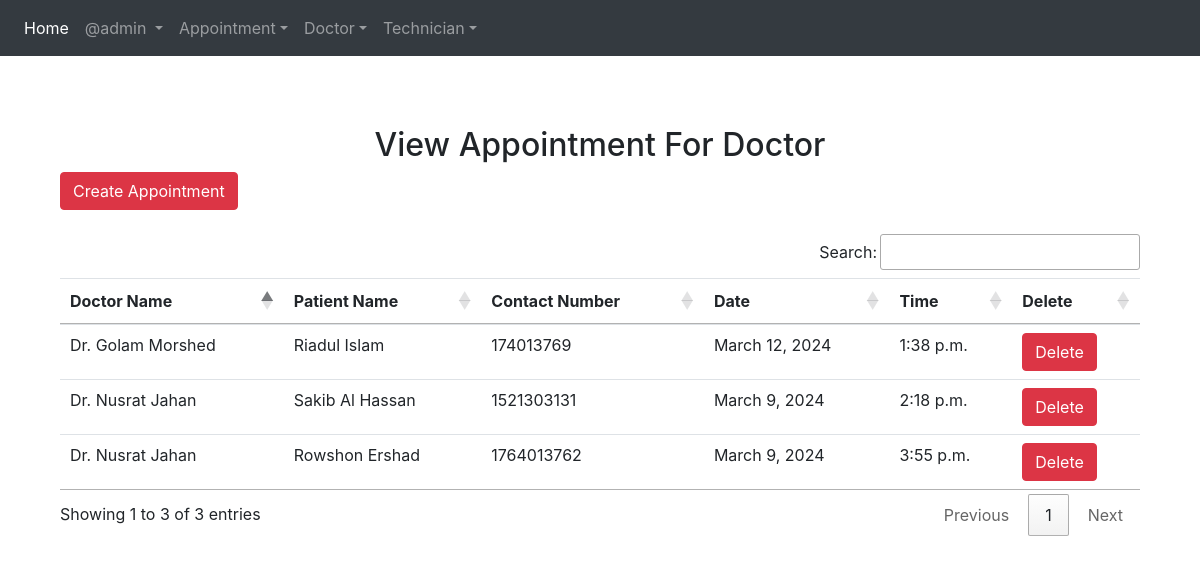
Screenshot of /diagnostic_center/view_appointment_doctor/ (signed in) with the database file from the repository.
### App_Login/models.py (models this page shows)
class User(AbstractUser):
    is_dcmadmin = models.BooleanField(default=False)
    is_doctor = models.BooleanField(default=False)
    is_technician = models.BooleanField(default=False)
    profile_pic = models.ImageField(upload_to='profile_pics', null=True, blank=True)

class Doctor(models.Model):
    user = models.OneToOneField(User, related_name='doctor_profile', on_delete=models.CASCADE, primary_key=True)
    doctor_full_name = models.CharField(max_length=200, null=True, blank=True)
    phone = models.IntegerField(blank=True, null=True)
    spe = models.CharField(max_length=200, null=True, blank=True)
    designation =models.CharField(max_length=200, null=True, blank=True)
    degree = models.CharField(max_length=200, null=True, blank=True)
    current_working_place=models.CharField(max_length=200, null=True, blank=True)
    mbbs_institution = models.CharField(max_length=200, null=True, blank=True)
    post_graduation_institution = models.CharField(max_length=200, null=True, blank=True)
    def __str__(self):
    	return self.doctor_full_name

class DcmPatient(models.Model):
    user = models.ForeignKey(User, on_delete=models.CASCADE, related_name='dcmpatient_profile')
    name = models.CharField(max_length=50)
    gender = models.CharField(max_length=50, null=True, blank=True)
    mobile = models.IntegerField(null=True)
    age = models.IntegerField()
    address = models.CharField(max_length=150)
    def __str__(self):
        return self.name

### Diagnostic_Center/models.py (models this page shows, shortened)
class DoctorAppointment(models.Model):
    user = models.ForeignKey(User, blank=True, null=True, on_delete=models.CASCADE)
    doctor = models.ForeignKey(Doctor, on_delete=models.CASCADE)
    patient = models.ForeignKey(DcmPatient, on_delete=models.CASCADE)
    appointment= models.CharField(max_length=50 , null=True, blank=True)
    mobile = models.IntegerField(null=True)
    date1 = models.DateField()
    time1 = models.TimeField()

### Diagnostic_Center/views.py (the view)
# urls.py: path('view_appointment_doctor/', views.view_appointment_doctor, name='view_appointment_doctor'),
@login_required
def view_appointment_doctor(request):
    app = DoctorAppointment.objects.all()
    a = {'app': app}
    return render(request, 'Diagnostic_Center/view_appointment_doctor.html', a)

### templates/Diagnostic_Center/view_appointment_doctor.html (shortened to what this page needs)
{% extends 'base.html' %}
{% block body_block %}
<div class="container" style="margin-top:50px">
<h2 class="text-center">View Appointment For Doctor</h2>
<td><a href="{% url 'Diagnostic_Center:create_appointment_doctor' %}" class="btn btn-danger">Create Appointment</a></td>
<br><br>
<table class="table table-hover" id="example">
    <thead>
        <tr>
            <th>Doctor Name</th>
            <th>Patient Name</th>
            <th>Contact Number</th>
            <th>Date</th>
            <th>Time</th>
            <th>Delete</th>
        </tr>
    </thead>
    <tbody>
        {% for i in app %}
        <tr>
            <td>{{i.doctor}}</td>
            <td>{{i.patient}}</td>
            <td>{{i.mobile}}</td>
            <td>{{i.date1}}</td>
            <td>{{i.time1}}</td>
            <td><a href="{% url 'Diagnostic_Center:delete_appointment_doctor' i.id %}" onClick="return confirm('Are you sure?')" class="btn btn-danger">Delete</a></td>
        </tr>
        {% endfor %}
    </tbody>
</table>
</div>
{% endblock %}

### templates/base.html (shortened to what this page needs)
<!DOCTYPE html>
<html lang="en" dir="ltr">
  <head>
        <link rel="stylesheet" href="https://maxcdn.bootstrapcdn.com/bootstrap/4.4.1/css/bootstrap.min.css"/>
        <link rel="stylesheet" href="https://cdn.datatables.net/1.13.7/css/jquery.dataTables.min.css">
  <link rel="stylesheet" href="https://cdn.datatables.net/buttons/2.4.2/css/buttons.dataTables.min.css">
  </head>
  <body>
    <nav class="navbar navbar-expand-sm bg-dark navbar-dark">
        <ul class="navbar-nav">
          <li class="nav-item active">
            <a class="nav-link" href="{% url 'index' %}"> Home</a></li>
            {% if user.is_authenticated and user.is_doctor  %}
            <div class="nav-item dropdown">
              <a class="nav-link dropdown-toggle" href="#" id="navbardrop" data-toggle="dropdown">
                @{{user.username}}
              </a>
              <div class="dropdown-menu">
               <a class="dropdown-item" href="{% url 'App_Login:doctor_profile' %}">Your Profile</a>
                <a class="dropdown-item"  href="{% url 'App_Login:view_patient' %}"> Patient</a>
                <a class="dropdown-item"  href="{% url 'Diagnostic_Center:view_prescription' %}"> Prescription</a>
                <a class="dropdown-item" href="{% url 'App_Login:logout' %}">Logout</a>
                <hr>
              </div>
            </div>
              <br>
              <li class="nav-item dropdown"><a class="nav-link dropdown-toggle" data-toggle="dropdown" href="#">Appointment</a>
                <div class="dropdown-menu">
                  <a class="dropdown-item"  href="{% url 'Diagnostic_Center:view_appointment_doctor' %}">Appointment For Doctor</a>
                </div>
              </li>
            {% elif user.is_authenticated %}
            <div class="nav-item dropdown">
              <a class="nav-link dropdown-toggle" href="#" id="navbardrop" data-toggle="dropdown">
                @{{user.username}}
              </a>
            </div>
            <li class="nav-item dropdown"><a class="nav-link dropdown-toggle" data-toggle="dropdown" href="#">Appointment</a>
            </li>
          {% endif %}
          {% if request.user.is_staff %}
          <li class="nav-item dropdown"><a class="nav-link dropdown-toggle" data-toggle="dropdown" href="#">Doctor</a>
            <li class="nav-item dropdown"><a class="nav-link dropdown-toggle" data-toggle="dropdown" href="#">Technician</a>
           </li>
          </li>
          {% endif %}
        </ul>
    </nav>
    <div class="container" style="padding-top: 20px">
        {% block body_block %}
        {% endblock %}
    </div>
</body>
</html>

### rows the page displays
User: username "admin"
DoctorAppointment: doctor "Dr. Nusrat Jahan", patient "Sakib Al Hassan", mobile "1521303131", date1 "March 9, 2024", time1 "2:18 p.m."
DoctorAppointment: doctor "Dr. Nusrat Jahan", patient "Rowshon Ershad", mobile "1764013762", date1 "March 9, 2024", time1 "3:55 p.m."
DoctorAppointment: doctor "Dr. Golam Morshed", patient "Riadul Islam", mobile "174013769", date1 "March 12, 2024", time1 "1:38 p.m."
